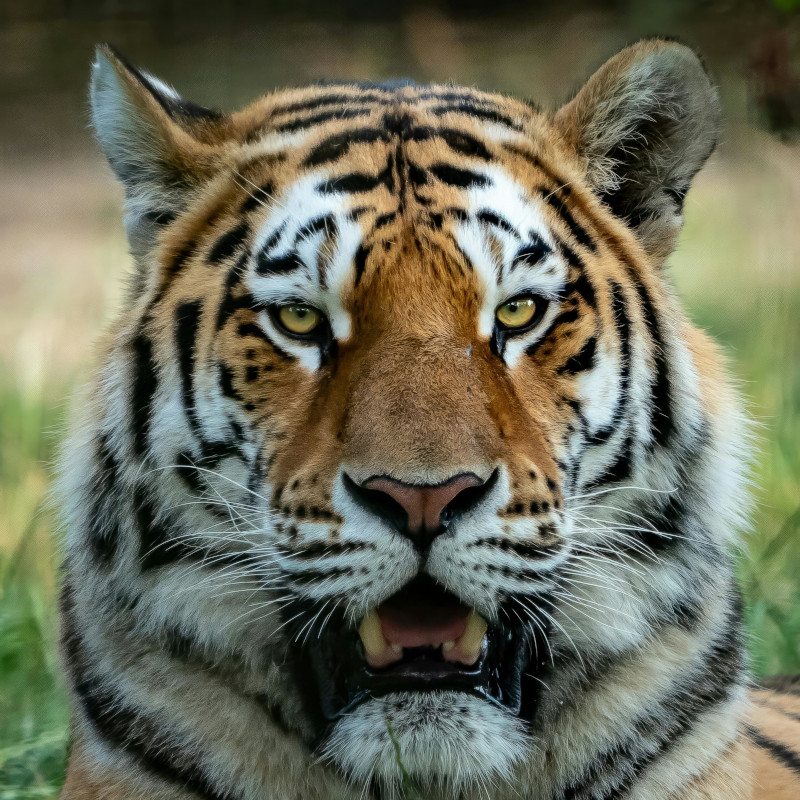
#> input picture fase_4/Visao_Computacional/2.Filtragem_de_Imagem/imagens/pexels-arkay-19196895.jpg, 800 x 800 px
$ python -i segmentacao.py   (imports and definitions only)
#> lines starting #> are read from the running program, lines starting #| are printed output that depends on the picture; after the words box and inside, x2 and y2 are one past the last pixel; in counts of white or black regions, pixels touching at a corner belong together
from skimage.feature import peak_local_max
from skimage.segmentation import watershed
from skimage.measure import regionprops
from skimage.morphology import dilation, disk, remove_small_objects, label
from scipy import ndimage
import matplotlib.pyplot as plt
import numpy as np
import cv2

# [137 lines left out: functions color_segmentation, threshold, otsu_threshold, canny, not called in this run]


def watershed_segmentation(image):
    # Verifica se a imagem é colorida (tem mais de 2 dimensões)
    if (np.ndim(image) > 2):
        # Converte a imagem colorida (RGB) para escala de cinza
        gray = cv2.cvtColor(image, cv2.COLOR_RGB2GRAY)
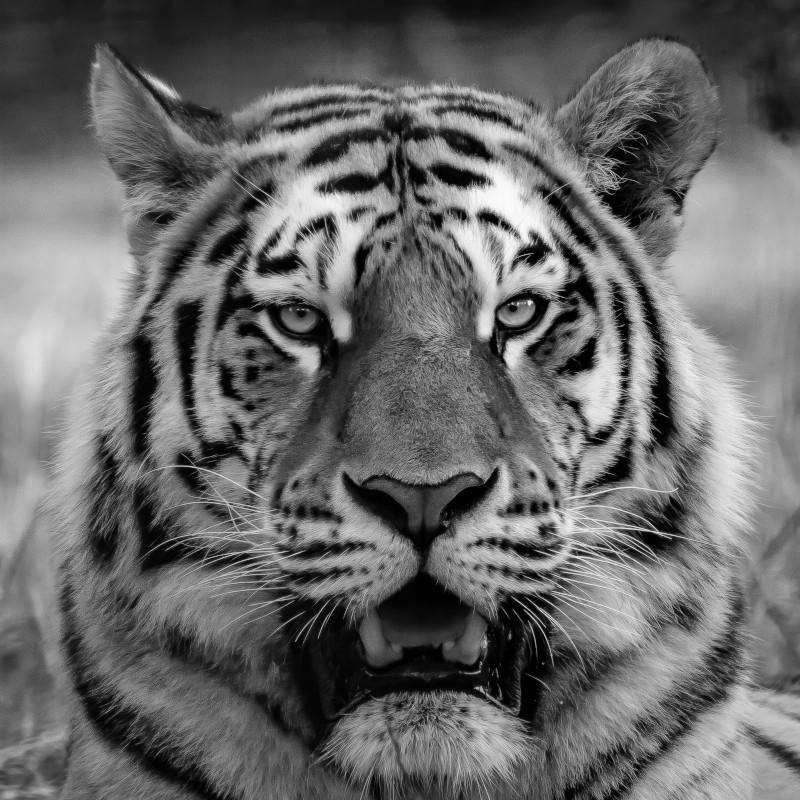
#> gray: shape (800, 800); min 0, max 253, mean 105.1
    else:
        # Se a imagem já estiver em escala de cinza, a usa diretamente
        gray = image

    # Aplica um filtro de mediana com um tamanho de kernel de 3 para suavizar a imagem e reduzir o ruído
    gray = cv2.medianBlur(gray, 3)

    # Aplica o limiar de Otsu na imagem suavizada com limiar binário inverso
    # O limiar de Otsu determina automaticamente o valor de limiar 't'
    # Pixels acima do limiar 't' são definidos como 0 (preto)
    # Pixels abaixo do limiar 't' são definidos como 255 (branco)
    t, otsu_mask = cv2.threshold(gray, 0, 255, cv2.THRESH_BINARY_INV | cv2.THRESH_OTSU)
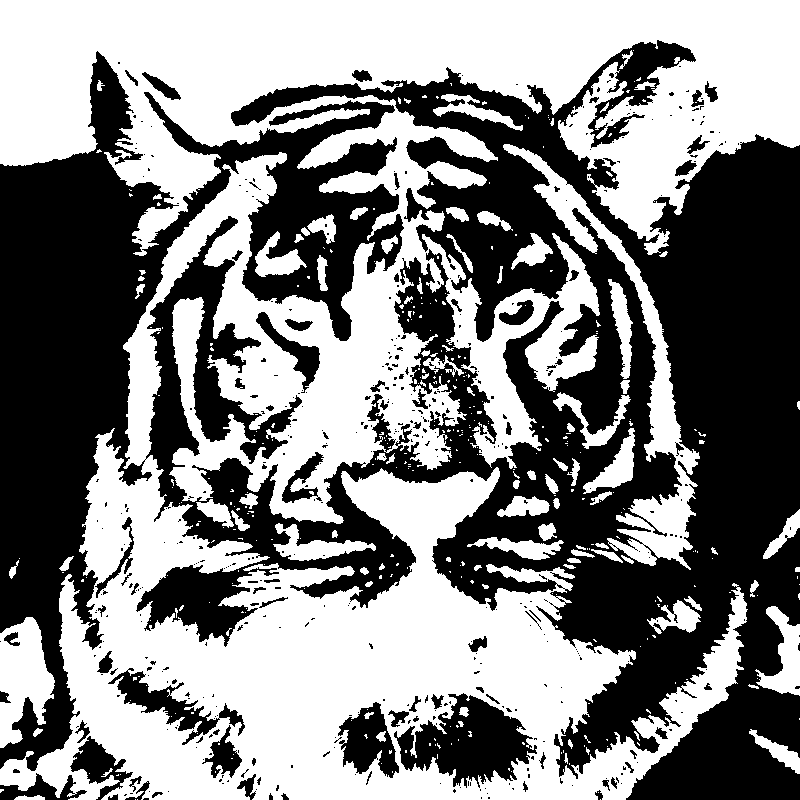
#> otsu_mask: shape (800, 800); 51.7% white; 456 black regions (374 under 20 px), largest, box (x1, y1, x2, y2) and area: (0, 40, 800, 800) 283680, (394, 693, 537, 788) 7176, (108, 668, 245, 745) 2628
#> t = 106

    # Preenche buracos na máscara binária para garantir que as áreas segmentadas sejam contínuas
    otsu_mask = ndimage.binary_fill_holes(otsu_mask).astype(np.uint8)
#> otsu_mask: shape (800, 800); values 0 (black) and 1 (white), 55.3% white; 16 black regions (5 under 20 px), largest, box (x1, y1, x2, y2) and area: (136, 40, 800, 800) 198235, (0, 51, 404, 771) 84577, (70, 736, 133, 800) 1558

    # A transformada de distância substitui os valores de 255 na máscara binária
    # por distâncias e mantém os valores de 0 como estão.
    # Assim, a imagem de distância resultante reflete a distância euclidiana
    # dos pixels em regiões de interesse ao fundo mais próximo.
    distance = ndimage.distance_transform_edt(otsu_mask)
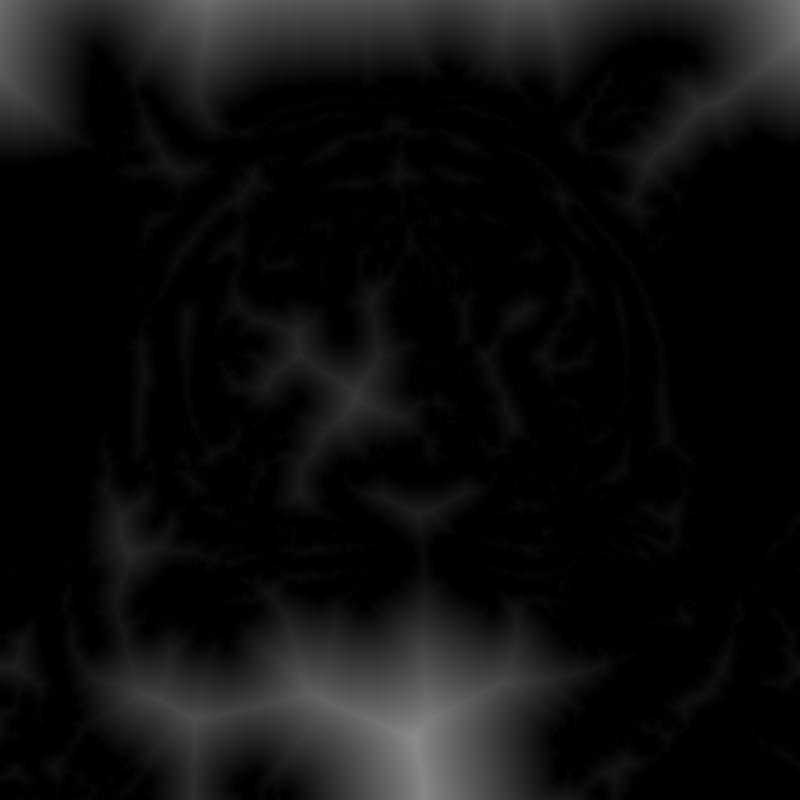
#> distance: shape (800, 800) float64; min 0, max 139.2, mean 14.5

    # Peak_local_max identifica as coordenadas de picos locais, que são
    # pixels específicos na imagem distance onde a distância é máxima
    # em comparação com seus vizinhos locais definida pela máscara footprint=np.ones((3, 3)))
    # Esses pixels podem ser considerados como locais de maior profundidade
    # ou vales ou bacia hidrográfica
    # labels=otsu_mask garante que apenas os locais localizados dentro da
    # região de interesse (onde otsu_mask é 255) são considerados.
    coords = peak_local_max(distance, footprint=np.ones((3, 3)), labels=otsu_mask)
#> coords = 4428 pairs, first value 1 to 798, second value 1 to 798

    # Cria uma máscara booleana do mesmo tamanho da imagem de distância,
    # inicializada com `False`.
    mask = np.zeros(distance.shape, dtype=bool)
    # Marca os pontos de maior profundidade (ou picos locais) como `True` na máscara.
    mask[tuple(coords.T)] = True

    # Rotula os marcadores com números inteiros para uso no algoritmo de segmentação
    markers, _ = ndimage.label(mask)

    # Aplica o algoritmo de segmentação Watershed para encontrar regiões distintas
    # na imagem. O algoritmo Watershed é um método de segmentação que trata a
    # imagem como uma topográfia com "vales" e "picos".
    # Ao usar o sinal negativo em distance, os pontos com as maiores distâncias
    # serão transformados em pontos com menor valor numérico, que associados aos
    # marcadores, obtidos anteriormente, definem os pontos iniciais de inundação.
    # A máscara `otsu_mask` é usada para restringir a segmentação apenas às áreas
    # relevantes. O resultado, `labels`, é uma imagem rotulada onde cada região
    # segmentada recebe um valor único.
    labels = watershed(-distance, markers, mask=otsu_mask)
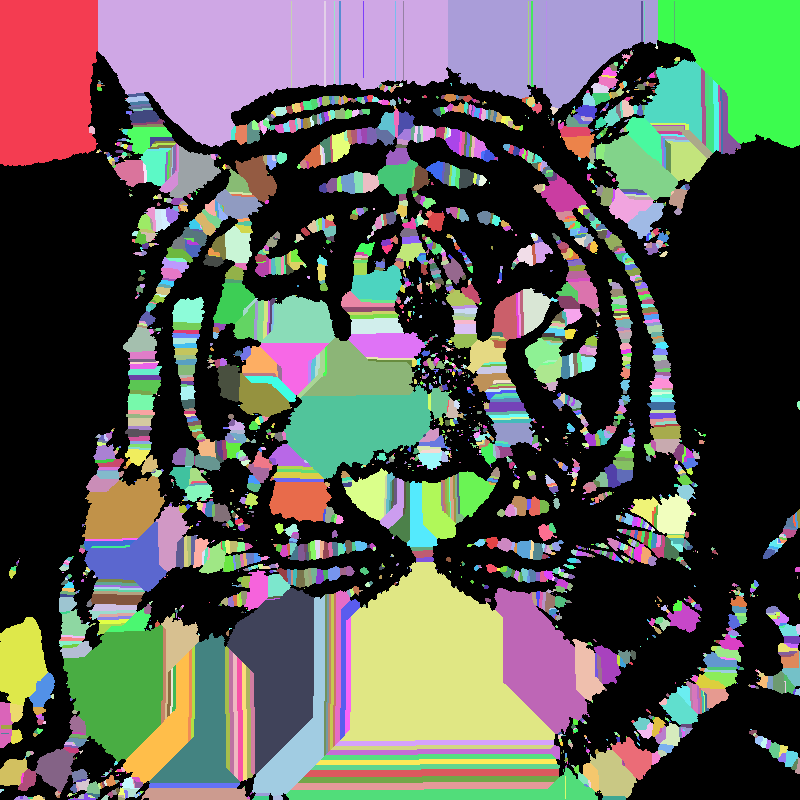
#> labels: shape (800, 800) int32; 2796 distinct labels, from 0 to 2795; one colour per label, 0 black


    # Os valores de labels são mapeados para intervalo [0,1] e depois
    # mapeado para uma imagem colorida usando o colormap 'nipy_spectral'
    label_image = plt.cm.nipy_spectral(labels / np.max(labels))
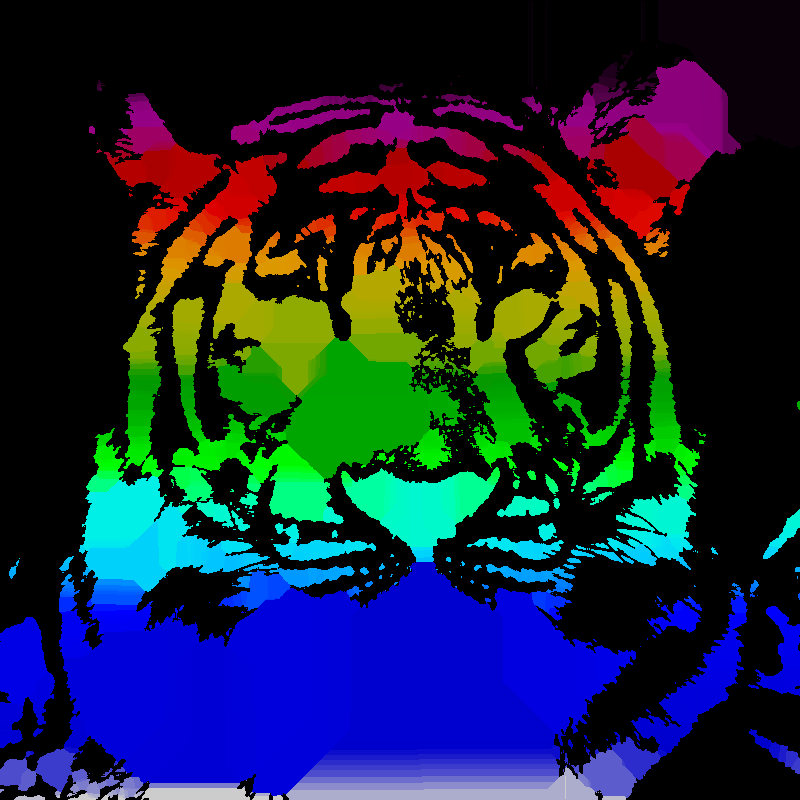
#> label_image: shape (800, 800, 4) float64; mean of channels 0, 1, 2, 3 0.222, 0.145, 0.0983, 1; drawn as B, G, R

    # Converte a imagem colorida resultante para o intervalo [0, 255] e tipo uint8
    label_image = (label_image[:, :, :3] * 255).astype(np.uint8)
#> label_image: shape (800, 800, 3)

    # Define o fundo da imagem label como branco (255) para todos os pixels == 0
    label_image[label_image==0] = 255
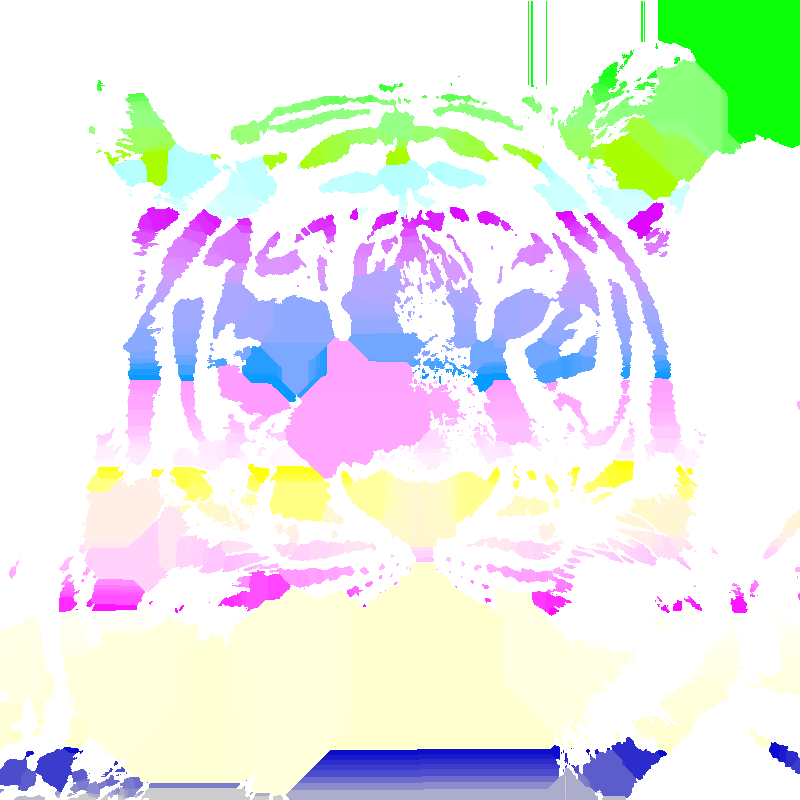
#> label_image: shape (800, 800, 3); mean of channels 0, 1, 2 231.8, 235.8, 231.6; drawn as B, G, R

    # Define a transparência para a sobreposição da imagem rotulada na imagem original
    alpha = 0.3

    # Sobrepõe a imagem rotulada na imagem original com a transparência especificada
    blended_image = cv2.addWeighted(image, 1 - alpha, label_image, alpha, 0)
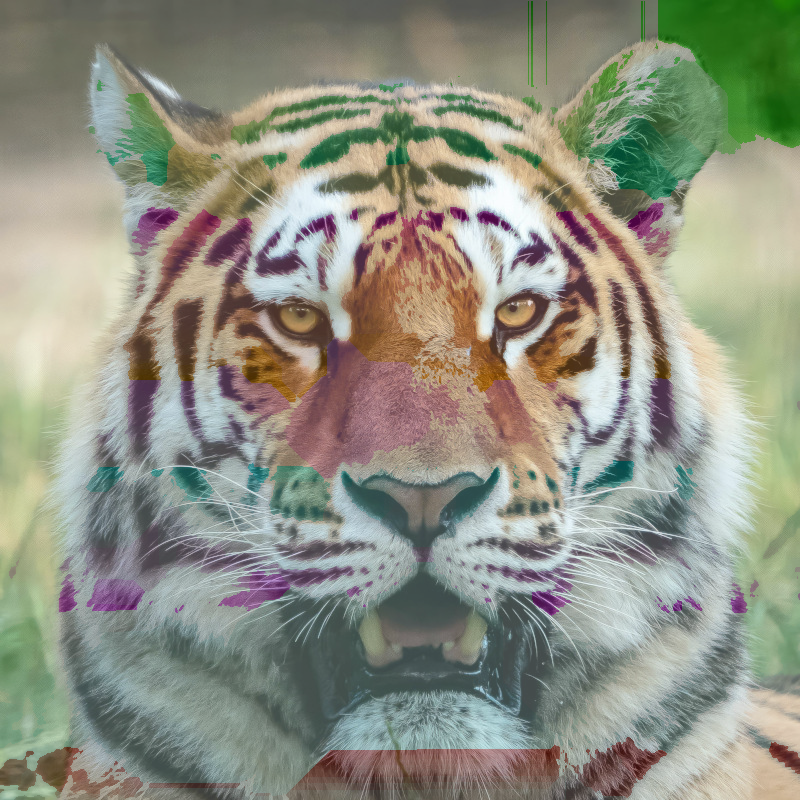
#> blended_image: shape (800, 800, 3); mean R, G, B 144.1, 146.1, 131.3

    # Retorna a imagem sobreposta e a imagem colorida com os rótulos
    return blended_image, label_image

>>> import cv2
>>> picture = cv2.cvtColor(cv2.imread('../../2.Filtragem_de_Imagem/imagens/pexels-arkay-19196895.jpg'), cv2.COLOR_BGR2RGB)
>>> result = watershed_segmentation(picture)
